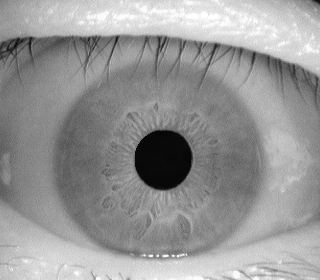
%> input picture 现代数字图像处理技术提高及应用案例详解(Matlab版)----源码/3.20 基于Hough变换的人眼虹膜定位方法/yanjing.bmp, 320 x 280 px
$ octave ex1.m   (GNU Octave 9; MATLAB toolbox functions it lacks are replaced by stand-ins)
%> lines starting %> are read from the running program, lines starting %| are printed output that depends on the picture; in (x1, y1, x2, y2) boxes, pixels count from 0 and x2, y2 are one past the last pixel; in counts of white or black regions, pixels touching at a corner belong together; the program's own positions count from 1
clear all;
close all;
i=imread('yanjing.bmp');
%> i is the input picture: size 280x320 uint8; min 0, max 255, mean 150.6
imshow(i);
iii=i;
%把输入图象二值化，用canny算法返回阈值
sigma=3.0;
thresh=[0.03,0.09];
bw_1=i>70;
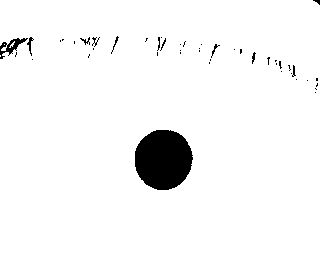
%> bw_1: size 280x320 logical; 96.3% white; 46 black regions (35 under 20 px), largest, box (x1, y1, x2, y2) and area: (135, 130, 193, 190) 2750, (0, 38, 28, 59) 202, (27, 37, 34, 56) 45
edgerm=edge(bw_1,'canny',thresh,sigma);
%> edgerm: size 280x320 logical; 0.93% white in thin lines or dots, all inside (x1, y1, x2, y2) = (1, 1, 319, 190)
figure,imshow(edgerm);
t1=280;
s=0;
while t1>10
t2=1;
while t2<310
%查找第一个边缘点
if edgerm(t1,t2)==1
         u1=t1;
         u2=t2;
         s=1;
end
if s==1
   break;
end
  t2=t2+1;
end
t1=t1-1;
end
%> after the loop, s = 1; t1 = 10; u1 = 190; u2 = 157
po=1;
sum2=0;
%第一个边缘点
o1=u1;
%> o1 = 190
o2=u2;
%> o2 = 157
hang=zeros(0,0);
lie=zeros(0,0);
while (po==1)
   while (po==1)
         sum1=0;
         for t3=1:5
            for t4=1:5
               % 第一个边缘点的左上方5个像素内有边缘点
               if edgerm(u1-t3+1,u2+t4-1)==1
% 第一个边缘点周围的边缘点个数
sum1=sum1+1;
                  sum2=sum2+1;
                  % 第sum1个边缘点位置x
hang(sum1,1)=u1-t3+1;
                  % 第sum1个边缘点位置y
hang(sum1,2)=u2+t4-1;
                  lie(sum2,1)=u1-t3+1;
                  lie(sum2,2)=u2+t4-1;
               end
            end
         end
         % 边缘点只有一个
if sum1==1
            po=0;
         % 没有边缘点
elseif sum1==0
            po=0;
         else
            % 以最后的边缘点为起点，进行下一轮搜索
u1=hang(sum1,1);
            u2=hang(sum1,2);
            po=1;
         end
      end
      % 边缘点个数小于30个
if sum2<30
         u1=o1;
         u2=o2+1;
         po=1;
         sum2=0;
      % 横坐标不变，改变纵坐标值得到边缘点
while (edgerm(u1,u2)~=1)
         while (edgerm(u1,u2)~=1)&(u2<310)
            % 不是边缘点，纵坐标加1
u2=u2+1;
         end
         % 没有得到边缘点
if u2==310
            u1=u1-1;
            u2=1;
         end
      end
      % x不变，改变y重新得到边缘点
o1=u1;
      o2=u2;
      else
         break;
      end
   end
%> after the loop, hang = [155 193; 155 193; 158 193; 157 193; 156 193; 168 191; 172 190; 181 185; 180 185]; lie = 80 rows, first 12: [190 157; 190 158; 190 159; 190 160; 190 161; 190 161; 190 162; 190 163; 190 164; 190 165; 190 165; 190 166]; po = 0; sum2 = 80; u1 = 155; u2 = 193
% 边缘点个数
a1=size(lie);
%> a1 = [80 2]
w1=lie(a1(1),1);
%> w1 = 155
w2=lie(a1(1),2);
%> w2 = 193
po1=1;
      while (po1==1)
         sum1=0;
         for t1=1:3
            for t2=1:5
               % 边缘点向左方3个像素，上方5个像素
if edgerm(w1-t1+1,w2-t2+1)==1
                  sum1=sum1+1;
                  sum2=sum2+1;
                  lie(sum2,1)=w1-t1+1;
                  lie(sum2,2)=w2-t2+1;
                  hang(sum1,1)=w1-t1+1;
                  hang(sum1,2)=w2-t2+1;
               end
            end
         end
         % 边缘点只有一个
if sum1==1
            po1=0;
         else
            po1=1;
            w1=hang(sum1,1);
            w2=hang(sum1,2);
         end
      end
%> this loop made 17 passes
%> (w1, w2) on passes 1 to 12: (153, 192), (151, 192), (149, 191), (147, 190), (145, 189), (143, 188), (141, 186), (139, 185), (137, 183), (135, 180), (133, 176), (131, 172)
%> after the loop, hang = [131 156; 131 159; 131 158; 131 157; 131 156; 133 177; 133 176; 181 185; 180 185]; lie = 154 rows, first 12: [190 157; 190 158; 190 159; 190 160; 190 161; 190 161; 190 162; 190 163; 190 164; 190 165; 190 165; 190 166]; po1 = 0; sum2 = 154

 po2=1;
 while (po2==1)
         sum1=0;
         for t1=1:7
            for t2=1:15
               if edgerm(w1+t1-1,w2-t2+1)==1
                  sum1=sum1+1;
                  sum2=sum2+1;
                  lie(sum2,1)=w1+t1-1;
                  lie(sum2,2)=w2-t2+1;
                  hang(sum1,1)=w1+t1-1;
                  hang(sum1,2)=w2-t2+1;
               end
            end
         end
         if sum1==1
            po2=0;
         else
            po2=1;
            w1=hang(sum1,1);
            w2=hang(sum1,2);
         end
      end
%> this loop made 8 passes
%> (w1, w2) on passes 1 to 7: (137, 145), (143, 140), (149, 137), (155, 136), (161, 136), (167, 136), (169, 136)
%> after the loop, hang = 16 rows, first 12: [169 136; 168 136; 169 136; 164 136; 165 136; 166 136; 167 136; 148 138; 148 137; 149 137; 143 141; 143 140]; lie = 217 rows, first 12: [190 157; 190 158; 190 159; 190 160; 190 161; 190 161; 190 162; 190 163; 190 164; 190 165; 190 165; 190 166]; po2 = 0; sum2 = 217
%不止一个边缘点
while (w1~=lie(1,1))&(w2~=lie(1,2))
         sum1=0;
         for t1=1:5
            for t2=1:5
               %向右向上5个像素搜索边缘点
if edgerm(w1+t1-1,w2+t2-1)==1
                  sum1=sum1+1;
                  sum2=sum2+1;
                  lie(sum2,1)=w1+t1-1;
                  lie(sum2,2)=w2+t2-1;
                  hang(sum1,1)=w1+t1-1;
                  hang(sum1,2)=w2+t2-1;
               end
            end
         end
            w1=hang(sum1,1);
            w2=hang(sum1,2);
end
%> this loop made 7 passes
%> (w1, w2) on passes 1 to 7: (173, 138), (177, 140), (181, 144), (185, 148), (188, 152), (189, 156), (190, 160)
%> after the loop, hang = 16 rows, first 12: [189 156; 190 157; 190 158; 190 159; 190 160; 189 156; 185 148; 181 143; 181 144; 149 137; 143 141; 143 140]; lie = 263 rows, first 12: [190 157; 190 158; 190 159; 190 160; 190 161; 190 161; 190 162; 190 163; 190 164; 190 165; 190 165; 190 166]; sum2 = 263
for t1=1:280
   for t2=1:320
      % 初始化Hough矩阵
e(t1,t2)=0;
   end
end
%> e: size 280x320 double; every value is 0
% 边缘点个数
for t1=1:size(lie)
   % 将是边缘点的位置设为1
e(lie(t1,1),lie(t1,2))=1;
end
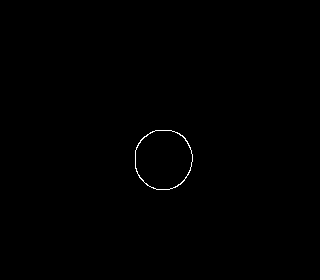
%> e: size 280x320 double; values 0 (black) and 1 (white), 0.24% white in thin lines or dots, all inside (x1, y1, x2, y2) = (135, 130, 193, 190)
%确定瞳孔的边缘的上下限
minl=320;
maxl=1;
minh=280;
maxh=1;
for t1=1:280
   for t2=1:320
      if (e(t1,t2)==1)&(t2<minl)
         minl=t2;
      end
      if (e(t1,t2)==1)&(t2>maxl)
         maxl=t2;
      end
      if (e(t1,t2)==1)&(t1<minh)
         minh=t1;
      end
      if (e(t1,t2)==1)&(t1>maxh)
         maxh=t1;
      end
   end
end
%> after the loop, maxh = 190; maxl = 193; minh = 131; minl = 136
% 采用二值化的方法求得瞳孔的面积sum3
sum3=0;
t1=minh;
%> t1 = 131
while t1<=maxh
   t2=minl;
   while t2<=maxl
      if (bw_1(t1,t2)==0)
         sum3=sum3+1;
      end
      t2=t2+1;
   end
   t1=t1+1;
end
%> this loop made 60 passes
%> after the loop, sum3 = 2750
% 得到瞳孔r1半径向上取整,sum3表示瞳孔的面积
r1=ceil(sqrt(sum3/pi));
%> r1 = 30
% 向下取整 估算出瞳孔圆心x坐标
c(1,1)=floor((maxh-minh)/2+minh);
c(1,2)=ceil((maxl-minl)/2+minl);
r2=ceil(r1/3);
%> r2 = 10
r3=2*r2;
%> r3 = 20
for t1=1:ceil(r1/6)*2
   for t2=1:ceil(r1/6)*2
       pu(t1,t2)=0;
   end
end
%> this loop made 10 passes
 %pu中存放有相同圆心点的个数，以下找一个最大的pu认为是瞳孔的圆心
 t1=minh;
%> t1 = 131
 while t1<=maxh
    t2=minl;
    while t2<=maxl
      if (e(t1,t2)==1)
            for a=1:2*ceil(r1/6)
                for b=1:2*ceil(r1/6)
                  if (((t1-(c(1,1)+ceil(r1/6)-a))^2+(t2-(c(1,2)-ceil(r1/6)+b))^2-r1^2)>-10)&(((t1-(c(1,1)+ceil(r1/6)-a))^2+(t2-(c(1,2)-ceil(r1/6)+b))^2-r1^2)<10)
                      % 以a,b为圆心的圆累加个数
pu(a,b)=pu(a,b)+1;
                  end
              end
          end
       end
       t2=t2+1;
    end
    t1=t1+1;
end
ma=pu(1,1);
%> ma = 3
% 选取同心圆最多的圆心
for a=1:2*ceil(r1/6)
   for b=1:2*ceil(r1/6)
      if (ma<pu(a,b))
         ma=pu(a,b);
         row=a;
         col=b;
      end
   end
end
%> after the loop, col = 3; ma = 36; row = 5
% 圆心坐标
c(1,1)=c(1,1)+ceil(r1/6)-row;
c(1,2)=c(1,2)-ceil(r1/6)+col;
j=double(i);
for t1=1:280
   for t2=1:320
%虹膜内边缘设为白色
     if ((t1-c(1,1))^2+(t2-c(1,2))^2-r1^2<80)&((t1-c(1,1))^2+(t2-c(1,2))^2-r1^2>-80)
i(t1,t2)=255;
      end
   end
end
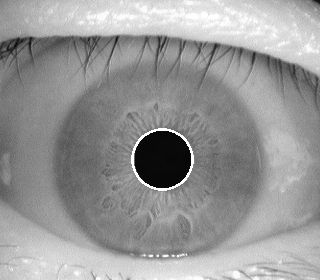
%> i: size 280x320 uint8; 0.55% of pixels changed, all inside (x1, y1, x2, y2) = (131, 128, 194, 191)

row1=c(1,1);
%> row1 = 160
col1=c(1,2);
%> col1 = 163
%以上找到圆心（row1,col1),半径r1;
ha=row1;
%> ha = 160
li=col1;
%> li = 163
sh1=1;
zong=0;
while sh1<=3
   sh2=1;
   while sh2<=3
      zong=zong+1;
      % 圆心向左、不变、向右移动2
row1=ha-4+sh1*2;
      col1=li-4+sh2*2;
      j1=double(i);
      u=zeros(0,0);
        for t1=1:row1
            t2=col1;
               while t2<=310
                  %第一像限的图像对角变换
u(row1-t1+1,t2-col1+1)=j1(t1,t2);
                  t2=t2+1;
               end
       end
u1=double(u);
%第一像限图像的行列数
yy=size(u);
%瞳孔半径r1
rr=r1+40;
l1=r1+40;
l2=1;
ll1=0;
n1=l1;
sq1=0;
%yy(1,2)表示第一像限的矩阵列数，yy(1,1)行数
while (l2<l1)&(l1<yy(1,2))&(l2<yy(1,1))
   pk=(l1-1/2)^2+(l2+1)^2-rr^2;
%半径在rr+40范围内
if pk<0
      %沿着l1方向灰度值累加
sq1=sq1+u1(l2+1,l1);
      %记录sql的个数
ll1=ll1+1;
      l1=l1;
      l2=l2+1;
   else sq1=sq1+u1(l2+1,l1-1);
      ll1=ll1+1;
      l1=l1-1;
      l2=l2+1;
   end
end
%灰度平均值
sq=sq1/ll1;
for t1=r1+40:126
   sr1(t1)=0;
end
rr=rr+2;
l1=n1+2;
l2=1;
while (rr<=126)&(rr<sqrt(2)*yy(1,2))&(rr<sqrt(2)*yy(1,1))&(l1>l2)&(l1<yy(1,2))&(l2<yy(1,1))
   n1=l1;
   ll2=0;
   sq2=0;
   while (l1>l2)&(l1<yy(1,2))&(l2<yy(1,1))
      pk=(l1-1/2)^2+(l2+1)^2-rr^2;
      if pk<0
         sq2=sq2+u1(l2+1,l1);
         ll2=ll2+1;
         l1=l1;
         l2=l2+1;
      else sq2=sq2+u1(l2+1,l1-1);
         ll2=ll2+1;
         l1=l1-1;
         l2=l2-1;
      end
   end
   sqq=sq2/ll2;
   sr1(rr)=abs(sqq-sq);
   sq=sqq;
   rr=rr+2;
   l1=n1+2;
   l2=1;
end
ma1=sr1(r1+40);
t1=r1+40;
while t1<=126
   if sr1(t1)>ma1
      % 找出灰度值变化最大点
ma1=sr1(t1);
      % 半径
rad1=t1;
   end
   t1=t1+1;
end

q1=zeros(0,0);
t1=row1;
while t1<280
   t2=col1;
   while t2<310
      q1(t1-row1+1,t2-col1+1)=j1(t1,t2);
      t2=t2+1;
   end
   t1=t1+1;
end
yy1=double(q1);
ys1=size(yy1);
rr1=r1+40;
l21=r1+40;
l22=1;
ll3=0;
n2=l21;
sq3=0;
while (l22<l21)&(l21<ys1(1,2))&(l22<ys1(1,1))
   pk1=(l21-1/2)^2+(l22+1)^2-rr1^2;
   if pk1<0
      sq3=sq3+yy1(l22+1,l21);
      ll3=ll3+1;
      l21=l21;
      l22=l22+1;
   else sq3=sq3+yy1(l22+1,l21-1);
      ll3=ll3+1;
      l21=l21-1;
      l22=l22+1;
   end
end
sq=sq3/ll3;
for t1=r1+40:126
   sr2(t1)=0;
end
rr1=rr1+2;
l21=n2+2;
l22=1;
while (rr1<=126)&(rr1<sqrt(2)*ys1(1,2))&(rr1<sqrt(2)*ys1(1,1))&(l21>l22)&(l21<ys1(1,2))&(l22<ys1(1,1))
   n2=l21;
   ll4=0;
   sq4=0;
   while (l21>l22)&(l21<ys1(1,2))&(l22<ys1(1,1))
      pk1=(l21-1/2)^2+(l22+1)^2-rr1^2;
      if pk1<0
         sq4=sq4+yy1(l22+1,l21);
         ll4=ll4+1;
         l21=l21;
         l22=l22+1;
       else sq4=sq4+yy1(l22+1,l21-1);
         ll4=ll4+1;
         l21=l21-1;
         l22=l22+1;
       end
   end
   sqq=sq4/ll4;
   sr2(rr1)=abs(sqq-sq);
   sq=sqq;
   rr1=rr1+2;
   l21=n2+2;
   l22=1;
end

ma2=sr2(r1+40);
t1=r1+40;
while t1<=126
   if sr2(t1)>ma2
      ma2=sr2(t1);
      rad2=t1;
   end
   t1=t1+1;
end
%以上是第四向限
q2=zeros(0,0);
for t1=1:row1
   for t2=1:col1
      q2(row1+1-t1,col1+1-t2)=j1(t1,t2);
   end
end
yy2=double(q2);
ys2=size(yy2);
rr2=r1+40;
l31=r1+40;
l32=1;
ll5=0;
n3=l31;
sq5=0;
while (l32<l31)&(l31<ys2(1,2))&(l32<ys2(1,1))
   pk2=(l31-1/2)^2+(l32+1)^2-rr2^2;
   if pk2<0
      sq5=sq5+yy2(l32+1,l31);
      ll5=ll5+1;
      l31=l31;
      l32=l32+1;
   else sq5=sq5+yy2(l32+1,l31-1);
      ll5=ll5+1;
      l31=l31-1;
      l32=l32+1;
   end
end
sq=sq5/ll5;
for t1=r1+40:126
   sr3(t1)=0;
end
rr2=rr2+2;
l31=n3+2;
l32=1;
while (rr2<=126)&(rr2<sqrt(2)*ys2(1,2))&(rr2<sqrt(2)*ys2(1,1))&(l31>l32)&(l31<ys2(1,2))&(l32<ys2(1,1))
   n3=l31;
   ll6=0;
   sq6=0;
   while (l31>l32)&(l31<ys2(1,2))&(l32<ys2(1,1))
      pk2=(l31-1/2)^2+(l32+1)^2-rr2^2;
      if pk2<0
         sq6=sq6+yy2(l32+1,l31);
         ll6=ll6+1;
         l31=l31;
         l32=l32+1;
      else sq6=sq6+yy2(l32+1,l31-1);
         ll6=ll6+1;
         l31=l31-1;
         l32=l32+1;
      end
   end
   sqq=sq6/ll6;
   sr3(rr2)=abs(sqq-sq);
   sq=sqq;
   rr2=rr2+2;
   l31=n3+2;
   l32=1;
end
ma3=sr3(r1+40);
t1=r1+40;
while t1<=126
   if sr3(t1)>ma3
      ma3=sr3(t1);
      rad3=t1;
   end
   t1=t1+1;
end
%以上是第二向限
j1=double(i);
q3=zeros(0,0);
t1=row1;
while t1<280
   for t2=1:col1
      q3(t1-row1+1,col1+1-t2)=j1(t1,t2);
   end
   t1=t1+1;
end
yy3=double(q3);
ys3=size(yy3);
rr3=r1+40;
l41=r1+40;
l42=1;
ll7=0;
n4=l41;
sq7=0;
while (l42<l41)&(l41<ys3(1,2))&(l42<ys3(1,1))
   pk3=(l41-1/2)^2+(l42+1)^2-rr3^2;
   if pk3<0
      sq7=sq7+yy3(l42+1,l41);
      ll7=ll7+1;
      l41=l41;
      l42=l42+1;
   else sq7=sq7+yy3(l42+1,l41-1);
      ll7=ll7+1;
      l41=l41-1;
      l42=l42+1;
   end
end
sq=sq7/ll7;
for t1=r1+40:126
   sr4(t1)=0;
end
rr3=rr3+2;
l41=n4+2;
l42=1;
while (rr3<=126)&(rr3<sqrt(2)*ys3(1,2))&(rr3<sqrt(2)*ys3(1,1))&(l41>l42)&(l41<ys3(1,2))&(l42<ys3(1,1))
   n4=l41;
   ll8=0;
   sq8=0;
   while (l41>l42)&(l41<ys3(1,2))&(l42<ys3(1,1))
      pk3=(l41-1/2)^2+(l42+1)^2-rr3^2;
      if pk3<0
         sq8=sq8+yy3(l42+1,l41);
         ll8=ll8+1;
         l41=l41;
         l42=l42+1;
      else sq8=sq8+yy3(l42+1,l41-1);
         ll8=ll8+1;
         l41=l41-1;
         l42=l42+1;
      end
   end
   sqq=sq8/ll8;
   sr4(rr3)=abs(sqq-sq);
   sq=sqq;
   rr3=rr3+2;
   l41=n4+2;
   l42=1;
end
ma4=sr4(r1+40);
t1=r1+40;
while t1<=126
   if sr4(t1)>ma4
      ma4=sr4(t1);
      rad4=t1;
   end
   t1=t1+1;
end
% 以上是第三向限
% 四个像限的半径平均值
ra(zong)=(rad1+rad2+rad3+rad4)/4;
% 圆心位置
xin(zong,1)=row1;
xin(zong,2)=col1;
sh2=sh2+1;
% 4个像限最大灰度差值和
ma(zong)=ma1+ma2+ma3+ma4;
end
sh1=sh1+1;
end
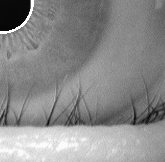
%> q2: size 162x165 double; min 3, max 255, mean 138.9
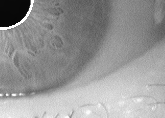
%> q3: size 118x165 double; min 0, max 255, mean 150.5
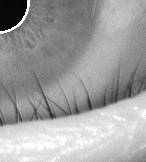
%> u: size 162x146 double; min 7, max 255, mean 160
%> after the loop, ma = [40.08 40.81 41.7 43.03 43.45 40.83 41.42 42.35 42]; ra = [106 106.5 107 106.5 106.5 106 106 106.5 106.5]; rad1 = 102; rad2 = 102; rad3 = 110; rad4 = 112; sh1 = 4; sr1 = 126 values, max 11.63 at index 102, min 0 at index 1, mean 0.6; sr2 = 126 values, max 11.35 at index 102, min 0 at index 1, mean 0.605; sr3 = 126 values, max 8.72 at index 110, min 0 at index 1, mean 0.551; sr4 = 126 values, max 10.3 at index 112, min 0 at index 1, mean 0.564; xin = [158 161; 158 163; 158 165; 160 161; 160 163; 160 165; 162 161; 162 163; 162 165]; zong = 9
max1=ma(1);
%> max1 = 40.08
for t1=1:zong
   if max1<=ma(t1)
      % 最大值是第t1次循环
shh=t1;
      % 循环后的最大灰度差值
max1=ma(t1);
   end
end
%> this loop made 9 passes
%> max1 on passes 1 to 5: 40.08, 40.81, 41.7, 43.03, 43.45
jing=0;
for t1=1:zong
   jing=jing+ra(t1);
end
%> this loop made 9 passes
%> jing on passes 1 to 9: 106, 212.5, 319.5, 426, 532.5, 638.5, 744.5, 851, 957.5
% 虹膜半径
jing=floor(jing/zong);
%> jing = 106
% 虹膜的圆心
row2=xin(shh,1);
%> row2 = 160
col2=xin(shh,2);
%> col2 = 163
for t1=1:280
   for t2=1:320
      if ((t1-row2-2)^2+(t2-col2+4)^2-jing^2<200)&((t1-row2-2)^2+(t2-col2+4)^2-jing^2>-200)
 %设置虹膜外边缘为白色
i(t1,t2)=255;
      end
   end
end
%> i: size 280x320 uint8; 1.4% of pixels changed, all inside (x1, y1, x2, y2) = (52, 55, 265, 268)
for t1=1:280
   for t2=1:320
      if ((t1-c(1,1))^2+(t2-c(1,2))^2<=r1^2)|((t1-c(1,1))^2+(t2-c(1,2))^2>=jing^2)
%把虹膜以外的部分设为白色
iii(t1,t2)=255;
      end
   end
end
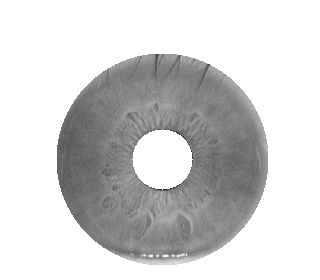
%> iii: size 280x320 uint8; min 25, max 255, mean 210
figure,imshow(i);
figure,imshow(iii);
